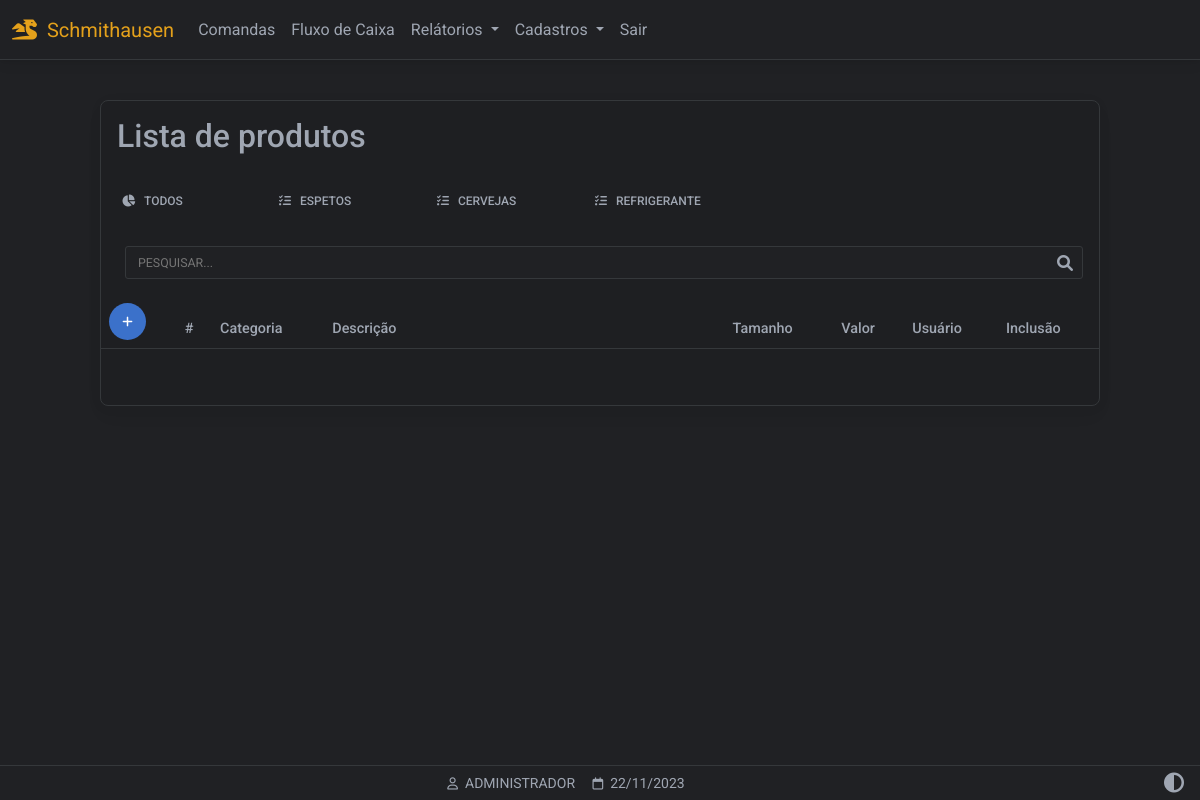
/produtos (signed in), run on an earlier commit of the app's database.
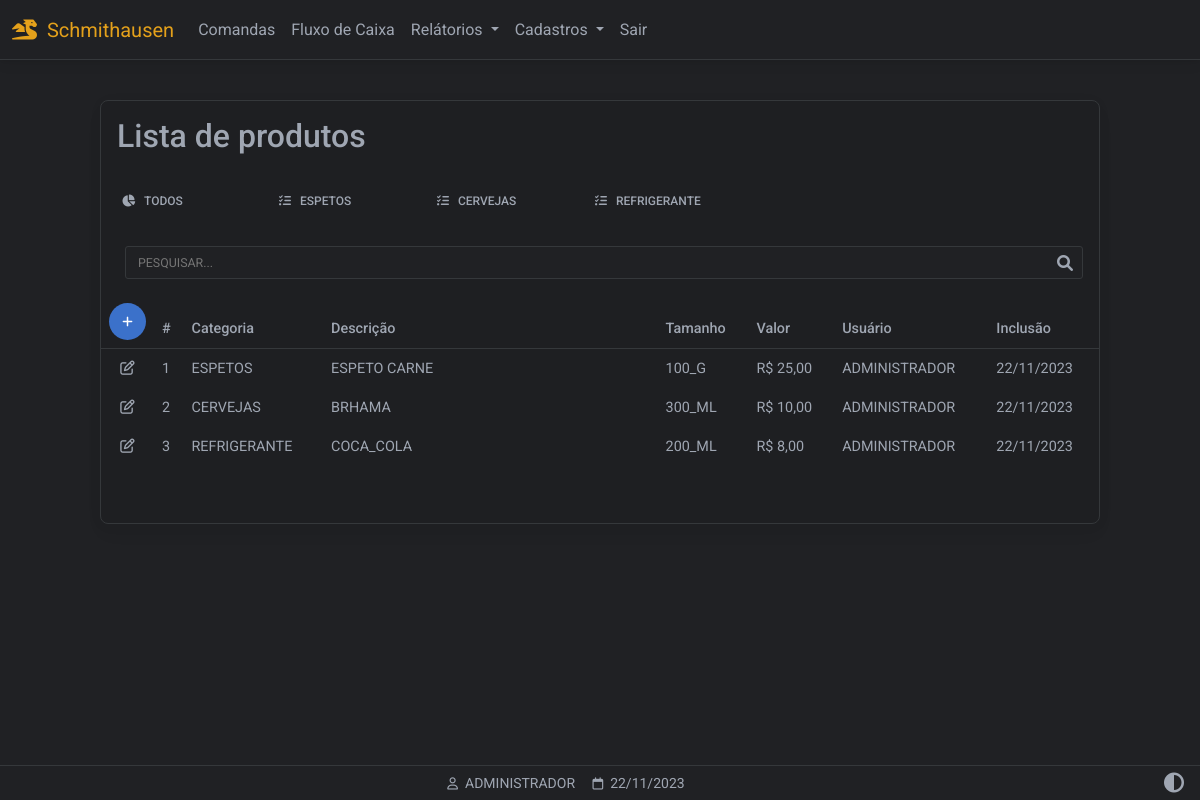
And on a later commit of the database.
### website/models.py (models this page shows)
class Categoria(db.Model):
    id = db.Column(db.Integer, primary_key=True)
    nome = db.Column(db.String(150))
    categoria = db.relationship('Tamanho',backref='tamanhos')

class Produto(db.Model):
    id = db.Column(db.Integer, primary_key=True)
    descricao = db.Column(db.String(150))
    valor = db.Column(db.Float)
    data_criacao = db.Column(db.DateTime(timezone=True), default=func.now())
    user_id = db.Column(db.Integer, db.ForeignKey('user.id'))
    cat_id = db.Column(db.Integer, db.ForeignKey('categoria.id'))
    tam_id = db.Column(db.Integer, db.ForeignKey('tamanho.id'))
    usuario = db.relationship('User',backref='usuarios')
    categoria = db.relationship('Categoria',backref='categorias')
    tamanho = db.relationship('Tamanho',backref='tamanho')

class Tamanho(db.Model):
    id = db.Column(db.Integer, primary_key=True)
    nome = db.Column(db.String(150))
    cat_id = db.Column(db.Integer, db.ForeignKey('categoria.id'))

class User(db.Model, UserMixin):
    id = db.Column(db.Integer, primary_key=True)
    email = db.Column(db.String(150), unique=True)
    password = db.Column(db.String(150))
    first_name = db.Column(db.String(150))
    user = db.relationship('Produto',backref='produto')

### website/views.py (the view)
@views.route('/produtos', methods=['GET','POST'])
@login_required
def produtos():
    produtos = Produto.query.all()
    tamanhos = Tamanho.query.all()
    categorias = Categoria.query.all()
    return render_template("produtos_listar.html",
        user=current_user,
        data=data,
        produtos=produtos,
        tamanhos=tamanhos,
        categorias=categorias)

### website/__init__.py (called while the page is built)
def create_app():
    app = Flask(__name__)
    app.config['SECRET_KEY'] = 'hjshjhdjah kjshkjdhjs'
    app.config['SQLALCHEMY_DATABASE_URI'] = f'sqlite:///{DB_NAME}'
    app.config["TEMPLATES_AUTO_RELOAD"] = True
    db.init_app(app)
    from .views import views
    from .auth import auth
    app.register_blueprint(views, url_prefix='/')
    app.register_blueprint(auth, url_prefix='/')
    from .models import User, Cliente, Produto
    with app.app_context():
        db.create_all()
    login_manager = LoginManager()
    login_manager.login_view = 'auth.login'
    login_manager.login_message = u"FAVOR EFETUAR LOGIN!"
    login_manager.init_app(app)
    @login_manager.user_loader
    def load_user(id):
        return User.query.get(int(id))
    return app

### website/templates/produtos_listar.html (shortened to what this page needs)
{% extends "base.html" %}
{% block content %}
<div class="container-fluid" style="min-height:100dvh;padding-top:100px">
  <div class="table-responsive w-100 card myTheme-900 larg-max m-auto" style="padding-bottom: 40px">
   <table class="table table-borderless table-sm myTheme-900 ">
    <thead>
      <tr>
        <h2 class="p-3 ">Lista de produtos</h2>
      </tr>
      <tr>
        <div class="form-control-sm">
          <ul class="nav nav-tabs mb-3 myTheme-900">
            <li class="p-1 nav-item myTheme-900">
              <a class="nav-link p-2"
              data-id="0"
              role="button"
              href="/filtro_produtos/0">
              <i class="fas fa-chart-pie fa-fw me-2 me-2"></i>TODOS</a>
            </li>
            {% for cat in categorias %}
            <li class="p-1 nav-item myTheme-900">
              <a class="nav-link  p-2"
              data-id="{{ cat.id }}"
              role="button"
              href="/filtro_produtos/{{ cat.id }}">
              <i class="fa-solid fa-list-check"></i>&nbsp;&nbsp;&nbsp;{{ cat.nome }}</a>
            </li>
            {% endfor %}
          </ul>
        </div>
      </tr>
      <tr>
        <div class="p-3 pt-0">
          <div class="form-outline mt-2 ps-2" style="margin-bottom: 0!important;padding-bottom: 0!important;">
            <input type="text" style="text-transform:uppercase" id="inputPesquisarProduto"
            class="myInputs form-control-sm" placeholder="Pesquisar..."
            onkeyup='pesquisarTabelaProdutos()'
            >
          </div>
        </div>
      </tr>
      <tr>
        <th class="text-nowrap" scope="col">
          <a href="/produtos_cadastrar" class="btn btn-primary btn-floating d-flex justify-content-center align-items-center">
            <i class="fa-solid fa-plus"></i>
          </a>
        </th>
        <th class="text-nowrap" scope="col">#</th>
        <th class="text-nowrap" scope="col">Categoria</th>
        <th class="text-nowrap" scope="col" style="min-width: 280px;">Descrição</th>
        <th class="text-nowrap" scope="col">Tamanho</th>
        <th class="text-nowrap" scope="col">Valor</th>
        <th class="text-nowrap" scope="col">Usuário</th>
        <th class="text-nowrap" scope="col">Inclusão</th>
      </tr>
    </thead>
    <tbody id="tb-produtos">
      {% for i in produtos %}
      <tr>
        <td class="text-center" style="width: 50px">
          <a role="button" class=""
          href="/produtos_atualizar/{{ i.id }}/{{ i.categoria.id }}/{{ i.tamanho.id }}">
          <i class="fa-regular fa-pen-to-square"></i>
        </a>
      </td>
      <td class="text-nowrap" scope="row"> {{ i.id }} </td>
      <td class="text-nowrap" scope="row" style="min-width:80px"> {{ i.categoria.nome }}</td>
      <td class="text-nowrap" scope="row"> {{ i.descricao }} </td>
      <td class="text-nowrap" scope="row"> {{ i.tamanho.nome }} </td>
      <td class="text-nowrap" scope="row"> {{ "R$ {:,.2f}".format( i.valor ) | replace(".",",") }} </td>
      <td class="text-nowrap" scope="row"> {{ i.produto.first_name.split()[0] }} </td>
      <td class="text-nowrap" scope="row"> {{ i.data_criacao.strftime('%d/%m/%Y') }} </td>
    </tr>
    {% endfor %}
  </tbody>
</table>
</div>
</div>
{% endblock %}
{% block titlefooter %}
<span>
  &nbsp;{{ user.first_name.split()[0] | upper }}
  <span>
    &nbsp;{{ data.strftime('%d/%m/%Y') }}
  </span>
  {% endblock %}

What changed in the data, as far as the page shows it:
added Produto: id "1", categoria.nome "ESPETOS", descricao "ESPETO CARNE", tamanho.nome "100_G", valor "R$ 25,00", produto.first_name "ADMINISTRADOR", data_criacao "22/11/2023"
added Produto: id "2", categoria.nome "CERVEJAS", descricao "BRHAMA", tamanho.nome "300_ML", valor "R$ 10,00", produto.first_name "ADMINISTRADOR", data_criacao "22/11/2023"
added Produto: id "3", categoria.nome "REFRIGERANTE", descricao "COCA_COLA", tamanho.nome "200_ML", valor "R$ 8,00", produto.first_name "ADMINISTRADOR", data_criacao "22/11/2023"
